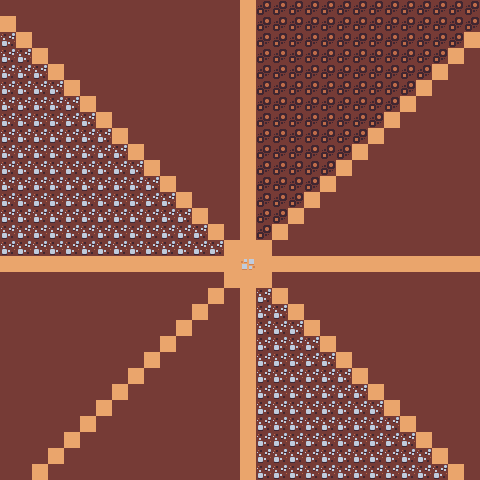

This is a level from a 2D game, rendered from its Tiled map with the project's own tilesets. A one-line summary and the complete map file follow:
An orthogonal 30x30 tile map with 16x16 px tiles, 1 tile layer (Tile Layer 1).

<map version="1.10" tiledversion="1.11.0" orientation="orthogonal" renderorder="right-down" width="30" height="30" tilewidth="16" tileheight="16" infinite="0" nextlayerid="2" nextobjectid="1">
 <tileset firstgid="1" source="tilemap_packed.tsx" />
 <layer id="1" name="Tile Layer 1" width="30" height="30">
  <data encoding="csv">
1,1,1,1,1,1,1,1,1,1,1,1,1,1,1,49,13,13,13,13,13,13,13,13,13,13,13,13,13,13,
49,1,1,1,1,1,1,1,1,1,1,1,1,1,1,49,13,13,13,13,13,13,13,13,13,13,13,13,13,13,
25,49,1,1,1,1,1,1,1,1,1,1,1,1,1,49,13,13,13,13,13,13,13,13,13,13,13,13,13,49,
25,25,49,1,1,1,1,1,1,1,1,1,1,1,1,49,13,13,13,13,13,13,13,13,13,13,13,13,49,1,
25,25,25,49,1,1,1,1,1,1,1,1,1,1,1,49,13,13,13,13,13,13,13,13,13,13,13,49,1,1,
25,25,25,25,49,1,1,1,1,1,1,1,1,1,1,49,13,13,13,13,13,13,13,13,13,13,49,1,1,1,
25,25,25,25,25,49,1,1,1,1,1,1,1,1,1,49,13,13,13,13,13,13,13,13,13,49,1,1,1,1,
25,25,25,25,25,25,49,1,1,1,1,1,1,1,1,49,13,13,13,13,13,13,13,13,49,1,1,1,1,1,
25,25,25,25,25,25,25,49,1,1,1,1,1,1,1,49,13,13,13,13,13,13,13,49,1,1,1,1,1,1,
25,25,25,25,25,25,25,25,49,1,1,1,1,1,1,49,13,13,13,13,13,13,49,1,1,1,1,1,1,1,
25,25,25,25,25,25,25,25,25,49,1,1,1,1,1,49,13,13,13,13,13,49,1,1,1,1,1,1,1,1,
25,25,25,25,25,25,25,25,25,25,49,1,1,1,1,49,13,13,13,13,49,1,1,1,1,1,1,1,1,1,
25,25,25,25,25,25,25,25,25,25,25,49,1,1,1,49,13,13,13,49,1,1,1,1,1,1,1,1,1,1,
25,25,25,25,25,25,25,25,25,25,25,25,49,1,1,49,13,13,49,1,1,1,1,1,1,1,1,1,1,1,
25,25,25,25,25,25,25,25,25,25,25,25,25,49,1,49,13,49,1,1,1,1,1,1,1,1,1,1,1,1,
25,25,25,25,25,25,25,25,25,25,25,25,25,25,49,49,49,1,1,1,1,1,1,1,1,1,1,1,1,1,
49,49,49,49,49,49,49,49,49,49,49,49,49,49,49,43,49,49,49,49,49,49,49,49,49,49,49,49,49,49,
1,1,1,1,1,1,1,1,1,1,1,1,1,1,49,49,49,1,1,1,1,1,1,1,1,1,1,1,1,1,
1,1,1,1,1,1,1,1,1,1,1,1,1,49,1,49,25,49,1,1,1,1,1,1,1,1,1,1,1,1,
1,1,1,1,1,1,1,1,1,1,1,1,49,1,1,49,25,25,49,1,1,1,1,1,1,1,1,1,1,1,
1,1,1,1,1,1,1,1,1,1,1,49,1,1,1,49,25,25,25,49,1,1,1,1,1,1,1,1,1,1,
1,1,1,1,1,1,1,1,1,1,49,1,1,1,1,49,25,25,25,25,49,1,1,1,1,1,1,1,1,1,
1,1,1,1,1,1,1,1,1,49,1,1,1,1,1,49,25,25,25,25,25,49,1,1,1,1,1,1,1,1,
1,1,1,1,1,1,1,1,49,1,1,1,1,1,1,49,25,25,25,25,25,25,49,1,1,1,1,1,1,1,
1,1,1,1,1,1,1,49,1,1,1,1,1,1,1,49,25,25,25,25,25,25,25,49,1,1,1,1,1,1,
1,1,1,1,1,1,49,1,1,1,1,1,1,1,1,49,25,25,25,25,25,25,25,25,49,1,1,1,1,1,
1,1,1,1,1,49,1,1,1,1,1,1,1,1,1,49,25,25,25,25,25,25,25,25,25,49,1,1,1,1,
1,1,1,1,49,1,1,1,1,1,1,1,1,1,1,49,25,25,25,25,25,25,25,25,25,25,49,1,1,1,
1,1,1,49,1,1,1,1,1,1,1,1,1,1,1,49,25,25,25,25,25,25,25,25,25,25,25,49,1,1,
1,1,49,1,1,1,1,1,1,1,1,1,1,1,1,49,25,25,25,25,25,25,25,25,25,25,25,25,49,1
</data>
 </layer>
</map>
